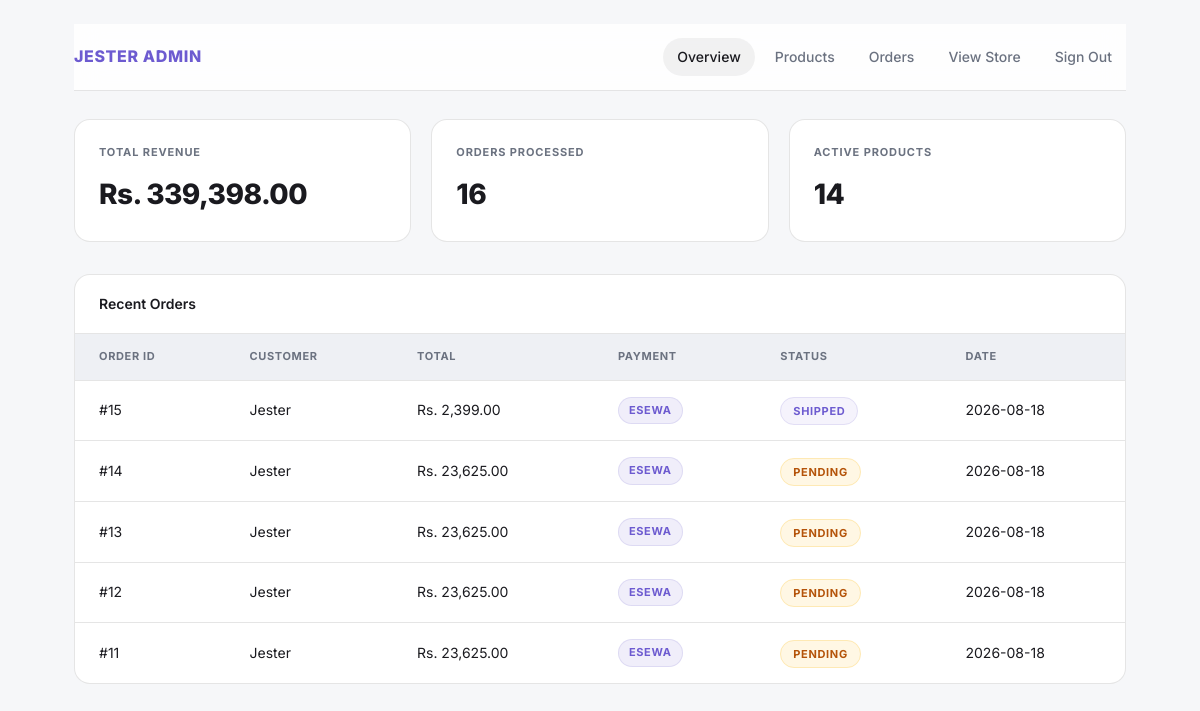
Page /admin/dashboard.php (signed in) on the committed database.
### tables this page shows
CREATE TABLE `orders` (
  `id` int(11) NOT NULL,
  `user_id` int(11) DEFAULT NULL,
  `full_name` varchar(100) NOT NULL,
  `phone` varchar(30) NOT NULL,
  `address` text NOT NULL,
  `city` varchar(50) NOT NULL,
  `total_amount` decimal(10,2) NOT NULL DEFAULT 0.00,
  `payment_method` varchar(20) DEFAULT 'esewa',
  `payment_status` enum('pending','completed','failed') DEFAULT 'pending',
  `status` enum('Pending','Processing','Shipped','Completed','Cancelled') DEFAULT 'Pending',
  `transaction_uuid` varchar(100) DEFAULT NULL,
  `esewa_ref_id` varchar(100) DEFAULT NULL,
  `created_at` timestamp NOT NULL DEFAULT current_timestamp()
);

CREATE TABLE `users` (
  `id` int(11) NOT NULL,
  `full_name` varchar(100) NOT NULL,
  `email` varchar(100) NOT NULL,
  `password` varchar(255) NOT NULL,
  `role` enum('user','admin') DEFAULT 'user',
  `created_at` timestamp NOT NULL DEFAULT current_timestamp()
);

### config/db.php (called while the page is built, shortened)
<?php
function format_price($amount) {
    return 'Rs. ' . number_format((float)$amount, 2);
}

### admin/dashboard.php (the view, shortened to what this page needs)
<?php
require_once '../config/db.php';
$total_orders = $pdo->query("SELECT COUNT(*) FROM orders")->fetchColumn() ?: 0;
$total_revenue = $pdo->query("SELECT SUM(total_amount) FROM orders WHERE status != 'Cancelled'")->fetchColumn() ?: 0;
$total_products = $pdo->query("SELECT COUNT(*) FROM products")->fetchColumn() ?: 0;
$stmt = $pdo->query("SELECT o.*, u.full_name FROM orders o JOIN users u ON o.user_id = u.id ORDER BY o.created_at DESC LIMIT 5");
$recent_orders = $stmt->fetchAll();
?>
<!DOCTYPE html>
<html lang="en">
<head>
<link rel="stylesheet" href="../assets/css/style.css?v=11">
</head>
<body>
<div class="admin-container">
    <header class="admin-header">
        <h1>Jester Admin</h1>
        <nav class="admin-nav">
            <a href="dashboard.php" class="active">Overview</a>
            <a href="products.php">Products</a>
            <a href="orders.php">Orders</a>
            <a href="../index.php">View Store</a>
            <a href="../logout.php">Sign Out</a>
        </nav>
    </header>
    <div class="metrics-grid">
        <div class="metric-card">
            <label>Total Revenue</label>
            <div class="val"><?= format_price($total_revenue) ?></div>
        </div>
        <div class="metric-card">
            <label>Orders Processed</label>
            <div class="val"><?= $total_orders ?></div>
        </div>
        <div class="metric-card">
            <label>Active Products</label>
            <div class="val"><?= $total_products ?></div>
        </div>
    </div>
    <div class="table-card">
        <div class="table-title">Recent Orders</div>
        <table>
            <thead>
                <tr>
                    <th>Order ID</th>
                    <th>Customer</th>
                    <th>Total</th>
                    <th>Payment</th>
                    <th>Status</th>
                    <th>Date</th>
                </tr>
            </thead>
            <tbody>
                <?php foreach ($recent_orders as $order):
                    $pay_method = strtolower($order['payment_method'] ?? '');
                ?>
                    <tr>
                        <td>#<?= $order['id'] ?></td>
                        <td><?= htmlspecialchars($order['full_name']) ?></td>
                        <td><?= format_price($order['total_amount']) ?></td>
                        <td><span class="chip <?= $pay_method === 'cod' ? 'chip-cod' : 'chip-esewa' ?>"><?= $pay_method === 'cod' ? 'COD' : 'eSewa' ?></span></td>
                        <td><span class="badge-status status-<?= strtolower($order['status']) ?>"><?= htmlspecialchars($order['status']) ?></span></td>
                        <td><?= date('Y-m-d', strtotime($order['created_at'])) ?></td>
                    </tr>
                <?php endforeach; ?>
            </tbody>
        </table>
    </div>
</div>
</body>
</html>

### rows in the picture
orders: id "15", user.full_name "Jester", total_amount "Rs. 2,399.00", payment_method "ESEWA", status "SHIPPED", created_at "2026-08-18"
orders: id "14", user.full_name "Jester", total_amount "Rs. 23,625.00", payment_method "ESEWA", status "PENDING", created_at "2026-08-18"
orders: id "13", user.full_name "Jester", total_amount "Rs. 23,625.00", payment_method "ESEWA", status "PENDING", created_at "2026-08-18"
orders: id "12", user.full_name "Jester", total_amount "Rs. 23,625.00", payment_method "ESEWA", status "PENDING", created_at "2026-08-18"
orders: id "11", user.full_name "Jester", total_amount "Rs. 23,625.00", payment_method "ESEWA", status "PENDING", created_at "2026-08-18"

### other values in the picture
format_price($total_revenue) "Rs. 339,398.00"
$total_orders "16"
$total_products "14"
